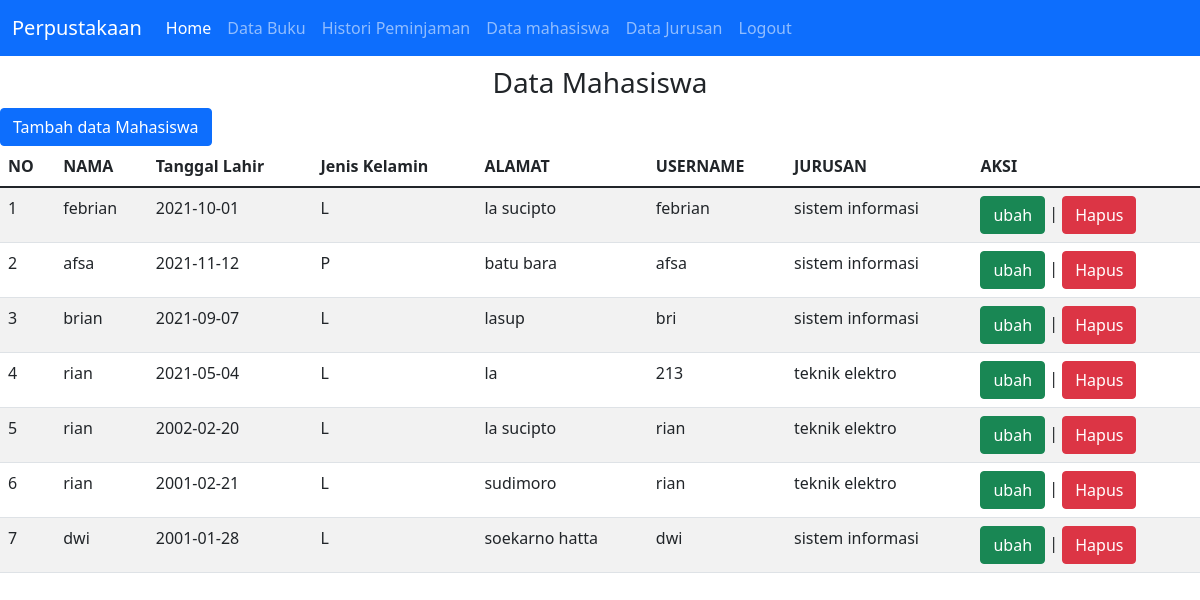
Page /tampil_mahasiswa.php (signed in) on the committed database.
### tables this page shows
CREATE TABLE `mahasiswa` (
  `id_mhs` int(11) NOT NULL,
  `nama` varchar(100) NOT NULL,
  `tanggal_lahir` date NOT NULL,
  `jenis_kelamin` enum('L','P') NOT NULL,
  `alamat` text NOT NULL,
  `username` varchar(255) NOT NULL,
  `password` varchar(255) NOT NULL,
  `id_jurusan` int(11) NOT NULL
);

CREATE TABLE `jurusan` (
  `id_jurusan` int(11) NOT NULL,
  `nama_jurusan` varchar(20) NOT NULL,
  `angkatan` varchar(20) NOT NULL
);

### tampil_mahasiswa.php (the view, shortened to what this page needs)
<?php
include "header.php";
?>
<!DOCTYPE html>
<html>
<head>
    <link href="https://cdn.jsdelivr.net/npm/bootstrap@5.1.3/dist/css/bootstrap.min.css" rel="stylesheet">
</head>
<body>
    <center>
        <h3>Data Mahasiswa</h3>
    </center>
    <a href="tambah_mahasiswa.php"> <input type="submit" name="simpan" value="Tambah data Mahasiswa" class="btn btn-primary">
    </a>
    <table class="table table-hover table-striped">
        <thead>
            <tr>
                <th>NO</th>
                <th>NAMA</th>
                <th>Tanggal Lahir</th>
                <th>Jenis Kelamin</th>
                <th>ALAMAT</th>
                <th>USERNAME</th>
                <th>JURUSAN</th>
                <th>AKSI</th>
            </tr>
        </thead>
        <tbody>
            <?php
            include "koneksi.php";
            $qry_mahasiswa = mysqli_query($conn, "select * from mahasiswa join jurusan on
            jurusan.id_jurusan=mahasiswa.id_jurusan");
            $no = 0;
            while ($data_mahasiswa = mysqli_fetch_array($qry_mahasiswa)) {
                $no++; ?>
                <tr>
                    <td><?= $no ?></td>
                    <td><?= $data_mahasiswa['nama'] ?></td>
                    <td><?= $data_mahasiswa['tanggal_lahir'] ?></td>
                    <td><?= $data_mahasiswa['jenis_kelamin'] ?></td>
                    <td><?= $data_mahasiswa['alamat'] ?></td>
                    <td><?= $data_mahasiswa['username'] ?></td>
                    <td><?= $data_mahasiswa['nama_jurusan'] ?></td>
                    <td><a href="ubah_mahasiswa.php?id_mhs=<?= $data_mahasiswa['id_mhs'] ?>" class="btn btn-success">
                            ubah</a> | <a href="hapus_mhs.php?id_mhs<?= $data_mahasiswa['id_mhs'] ?>" onclick='return confirm(" apakah anda yakin menghapus data ini ")' class="btn btn-danger">Hapus</a>
                    </td>
                <?php
            }
                ?>
        </tbody>
    </table>
</body>
</html>

### rows in the picture
mahasiswa: nama "febrian", tanggal_lahir "2021-10-01", jenis_kelamin "L", alamat "la sucipto", username "febrian", id_jurusan.nama_jurusan "sistem informasi"
mahasiswa: nama "afsa", tanggal_lahir "2021-11-12", jenis_kelamin "P", alamat "batu bara", username "afsa", id_jurusan.nama_jurusan "sistem informasi"
mahasiswa: nama "brian", tanggal_lahir "2021-09-07", jenis_kelamin "L", alamat "lasup", username "bri", id_jurusan.nama_jurusan "sistem informasi"
mahasiswa: nama "rian", tanggal_lahir "2021-05-04", jenis_kelamin "L", alamat "la", username "213", id_jurusan.nama_jurusan "teknik elektro"
mahasiswa: nama "rian", tanggal_lahir "2002-02-20", jenis_kelamin "L", alamat "la sucipto", username "rian", id_jurusan.nama_jurusan "teknik elektro"
mahasiswa: nama "rian", tanggal_lahir "2001-02-21", jenis_kelamin "L", alamat "sudimoro", username "rian", id_jurusan.nama_jurusan "teknik elektro"
mahasiswa: nama "dwi", tanggal_lahir "2001-01-28", jenis_kelamin "L", alamat "soekarno hatta", username "dwi", id_jurusan.nama_jurusan "sistem informasi"
